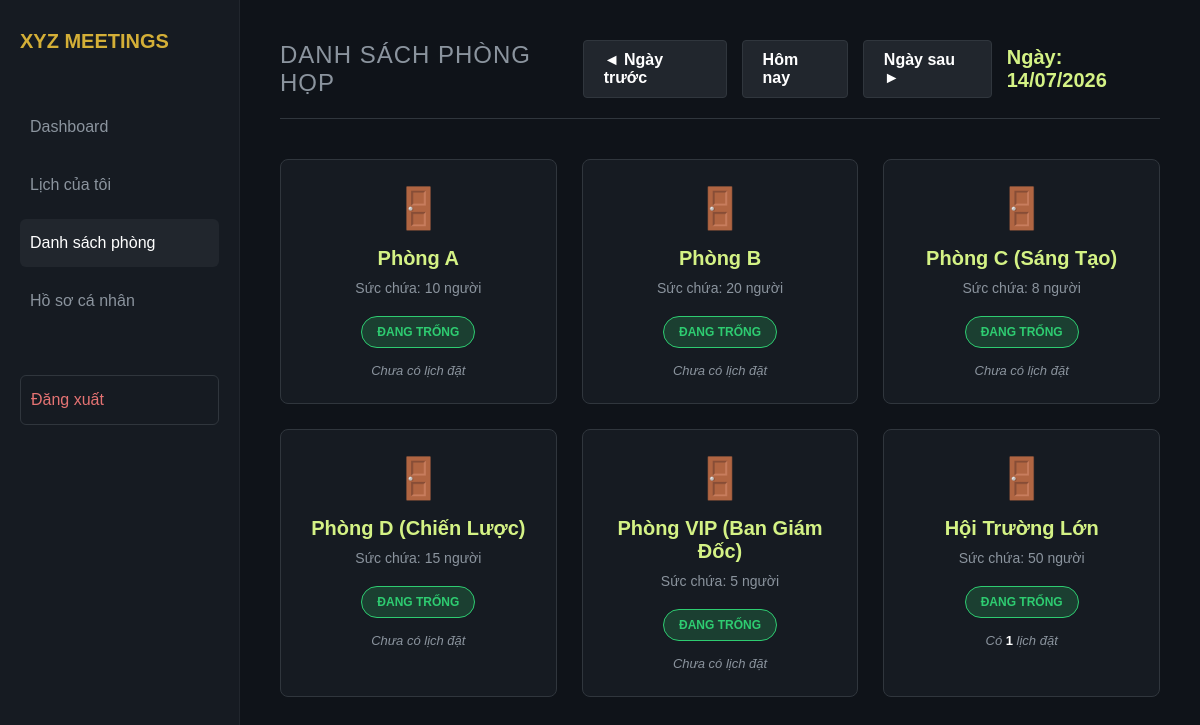
Page /rooms.php (signed in) on the committed database.
### tables this page shows
CREATE TABLE `rooms` (
  `id` int(11) NOT NULL,
  `room_name` varchar(50) NOT NULL,
  `capacity` int(11) DEFAULT NULL
);

### rooms.php (the view, shortened to what this page needs)
<?php
include 'db.php';
$selected_date = isset($_GET['date']) ? $_GET['date'] : date('Y-m-d');
$prev_date = date('Y-m-d', strtotime('-1 day', strtotime($selected_date)));
$next_date = date('Y-m-d', strtotime('+1 day', strtotime($selected_date)));
$display_date = date('d/m/Y', strtotime($selected_date));
$stmt_rooms = $conn->query("SELECT * FROM rooms");
$rooms = $stmt_rooms->fetchAll(PDO::FETCH_ASSOC);
$stmt_meetings = $conn->prepare("SELECT room_id, title, start_time, end_time FROM meetings WHERE DATE(start_time) = :sel_date ORDER BY start_time ASC");
$stmt_meetings->execute(['sel_date' => $selected_date]);
$meetings = $stmt_meetings->fetchAll(PDO::FETCH_ASSOC);
$room_schedules = [];
foreach ($meetings as $m) {
    $room_schedules[$m['room_id']][] = $m;
}
$busy_now_rooms = [];
if ($selected_date === date('Y-m-d')) {
    $stmt_current = $conn->query("SELECT DISTINCT room_id FROM meetings WHERE start_time <= NOW() AND end_time > NOW()");
    $busy_now_rooms = $stmt_current->fetchAll(PDO::FETCH_COLUMN);
}
?>
<!DOCTYPE html>
<html lang="vi">
<head>
</head>
<body>
    <div class="sidebar">
        <div class="logo">XYZ MEETINGS</div>
        <a href="dashboard.php" class="menu-item">Dashboard</a>
        <a href="index.php" class="menu-item">Lịch của tôi</a>
        <a href="rooms.php" class="menu-item active">Danh sách phòng</a>
        <a href="profile.php" class="menu-item">Hồ sơ cá nhân</a>
        <a href="logout.php" class="menu-item" style="color: #e57373; margin-top: 50px; border: 1px solid #30363d;">Đăng xuất </a>
    </div>
    <div class="main-content">
        <div class="top-bar">
            <h2 class="page-title">Danh sách phòng họp</h2>
            <div class="date-navigator">
                <a href="?date=<?php echo $prev_date; ?>" class="btn-nav">◄ Ngày trước</a>
                <a href="?date=<?php echo date('Y-m-d'); ?>" class="btn-nav">Hôm nay</a>
                <a href="?date=<?php echo $next_date; ?>" class="btn-nav">Ngày sau ►</a>
                <div class="date-label">Ngày: <?php echo $display_date; ?></div>
            </div>
        </div>
        <div class="room-grid">
            <?php foreach ($rooms as $room):
                $r_id = $room['id'];
                $is_busy_now = in_array($r_id, $busy_now_rooms);
                $meetings_count = isset($room_schedules[$r_id]) ? count($room_schedules[$r_id]) : 0;
            ?>
                <div class="room-card" onclick="showSchedule(<?php echo $r_id; ?>, '<?php echo $room['room_name']; ?>')">
                    <div class="room-icon">🚪</div>
                    <div class="room-name"><?php echo htmlspecialchars($room['room_name']); ?></div>
                    <div class="room-capacity">Sức chứa: <?php echo $room['capacity']; ?> người</div>
                    <?php if ($selected_date === date('Y-m-d') && $is_busy_now): ?>
                        <div class="status-badge status-busy">Đang Họp</div>
                    <?php else: ?>
                        <div class="status-badge status-free">Đang trống</div>
                    <?php endif; ?>
                    <div class="upcoming-info">
                        <?php if ($meetings_count > 0): ?>
                            Có <span class="highlight-text"><?php echo $meetings_count; ?></span> lịch đặt
                        <?php else: ?>
                            Chưa có lịch đặt
                        <?php endif; ?>
                    </div>
                </div>
            <?php endforeach; ?>
        </div>
    </div>
</body>
</html>

### rooms.php (style rules this page uses)
* { box-sizing: border-box; margin: 0; padding: 0; font-family: Arial, sans-serif; }
body { background-color: #0f1319; color: #ffffff; display: flex; height: 100vh; }
.sidebar { width: 240px; background-color: #161b22; padding: 30px 20px; border-right: 1px solid #21262d; }
.logo { color: #d4af37; font-size: 20px; font-weight: bold; margin-bottom: 50px; }
.menu-item { padding: 15px 10px; color: #8b949e; text-decoration: none; display: block; border-radius: 6px; margin-bottom: 10px; transition: 0.2s; }
.menu-item.active { color: #ffffff; background-color: #21262d; }
.main-content { flex: 1; padding: 40px; overflow-y: auto; }
.top-bar { display: flex; justify-content: space-between; align-items: center; margin-bottom: 40px; padding-bottom: 20px; border-bottom: 1px solid #30363d; }
.page-title { color: #8b949e; font-size: 24px; font-weight: normal; letter-spacing: 1px; text-transform: uppercase; margin: 0; }
.date-navigator { display: flex; align-items: center; gap: 15px; }
.btn-nav { padding: 10px 20px; border-radius: 4px; cursor: pointer; font-weight: bold; text-decoration: none; background-color: #21262d; color: white; border: 1px solid #30363d; transition: 0.2s; }
.date-label { font-size: 20px; font-weight: bold; color: #d4f285; }
.room-grid { display: grid; grid-template-columns: repeat(auto-fill, minmax(250px, 1fr)); gap: 25px; }
.room-card { background-color: #161b22; border: 1px solid #30363d; border-radius: 8px; padding: 25px; display: flex; flex-direction: column; align-items: center; transition: 0.3s; cursor: pointer; }
.room-icon { font-size: 40px; margin-bottom: 15px; }
.room-name { font-size: 20px; font-weight: bold; color: #d4f285; margin-bottom: 10px; text-align: center; }
.room-capacity { color: #8b949e; font-size: 14px; margin-bottom: 20px; }
.status-badge { padding: 8px 15px; border-radius: 20px; font-size: 12px; font-weight: bold; text-transform: uppercase; margin-bottom: 15px; }
.status-free { background-color: rgba(46, 204, 113, 0.2); color: #2ecc71; border: 1px solid #2ecc71; }
.upcoming-info { font-size: 13px; color: #8b949e; font-style: italic; text-align: center; }
.highlight-text { color: #ffffff; font-weight: bold; font-style: normal; }

### rows in the picture
rooms: room_name "Phòng A", capacity "10", shows "ĐANG TRỐNG", shows "Chưa có lịch đặt"
rooms: room_name "Phòng B", capacity "20", shows "ĐANG TRỐNG", shows "Chưa có lịch đặt"
rooms: room_name "Phòng C (Sáng Tạo)", capacity "8", shows "ĐANG TRỐNG", shows "Chưa có lịch đặt"
rooms: room_name "Phòng D (Chiến Lược)", capacity "15", shows "ĐANG TRỐNG", shows "Chưa có lịch đặt"
rooms: room_name "Phòng VIP (Ban Giám Đốc)", capacity "5", shows "ĐANG TRỐNG", shows "Chưa có lịch đặt"
rooms: room_name "Hội Trường Lớn", capacity "50", shows "ĐANG TRỐNG", id "1"

### other values in the picture
$display_date "14/07/2026"
